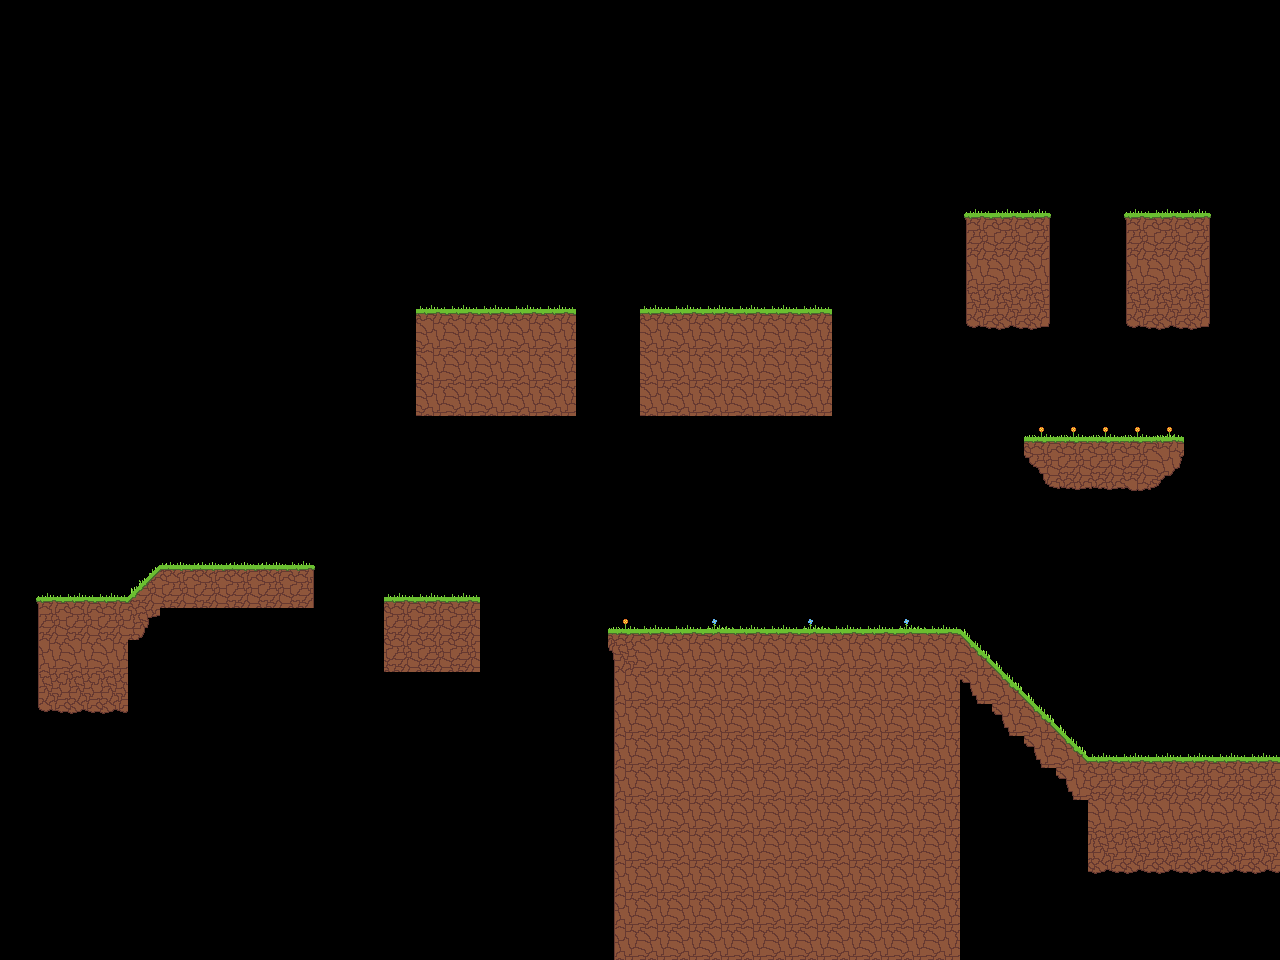

Below is a game level as drawn by its tile map, then a one-line description and the .tmx file that defines it, in full:
An orthogonal 40x30 tile map with 32x32 px tiles, 2 tile layers (Tile Layer 1, Tile Layer 2) and 23 objects.

<map version="1.5" tiledversion="2021.03.23" orientation="orthogonal" renderorder="right-down" width="40" height="30" tilewidth="32" tileheight="32" infinite="0" nextlayerid="9" nextobjectid="27">
 <tileset firstgid="1" source="platformer_32_full.tsx" />
 <layer id="1" name="Tile Layer 1" width="40" height="30">
  <data encoding="csv">
0,0,0,0,0,0,0,0,0,0,0,0,0,0,0,0,0,0,0,0,0,0,0,0,0,0,0,0,0,0,0,0,0,0,0,0,0,0,0,0,
0,0,0,0,0,0,0,0,0,0,0,0,0,0,0,0,0,0,0,0,0,0,0,0,0,0,0,0,0,0,0,0,0,0,0,0,0,0,0,0,
0,0,0,0,0,0,0,0,0,0,0,0,0,0,0,0,0,0,0,0,0,0,0,0,0,0,0,0,0,0,0,0,0,0,0,0,0,0,0,0,
0,0,0,0,0,0,0,0,0,0,0,0,0,0,0,0,0,0,0,0,0,0,0,0,0,0,0,0,0,0,0,0,0,0,0,0,0,0,0,0,
0,0,0,0,0,0,0,0,0,0,0,0,0,0,0,0,0,0,0,0,0,0,0,0,0,0,0,0,0,0,0,0,0,0,0,0,0,0,0,0,
0,0,0,0,0,0,0,0,0,0,0,0,0,0,0,0,0,0,0,0,0,0,0,0,0,0,0,0,0,0,0,0,0,0,0,0,0,0,0,0,
0,0,0,0,0,0,0,0,0,0,0,0,0,0,0,0,0,0,0,0,0,0,0,0,0,0,0,0,0,0,0,0,0,0,0,0,0,0,0,0,
0,0,0,0,0,0,0,0,0,0,0,0,0,0,0,0,0,0,0,0,0,0,0,0,0,0,0,0,0,0,0,0,0,0,0,0,0,0,0,0,
0,0,0,0,0,0,0,0,0,0,0,0,0,0,0,0,0,0,0,0,0,0,0,0,0,0,0,0,0,0,0,0,0,0,0,0,0,0,0,0,
0,0,0,0,0,0,0,0,0,0,0,0,0,20,20,20,20,20,0,0,20,20,20,20,20,20,0,0,0,0,0,0,0,0,0,0,0,0,0,0,
0,0,0,0,0,0,0,0,0,0,0,0,0,38,38,38,38,38,0,0,38,38,38,38,38,38,0,0,0,0,0,0,0,0,0,0,0,0,0,0,
0,0,0,0,0,0,0,0,0,0,0,0,0,38,38,38,38,38,0,0,38,38,38,38,38,38,0,0,0,0,0,0,0,0,0,0,0,0,0,0,
0,0,0,0,0,0,0,0,0,0,0,0,0,38,38,38,38,38,0,0,38,38,38,38,38,38,0,0,0,0,0,0,0,0,0,0,0,0,0,0,
0,0,0,0,0,0,0,0,0,0,0,0,0,0,0,0,0,0,0,0,0,0,0,0,0,0,0,0,0,0,0,0,5,5,5,5,5,0,0,0,
0,0,0,0,0,0,0,0,0,0,0,0,0,0,0,0,0,0,0,0,0,0,0,0,0,0,0,0,0,0,0,0,69,29,29,29,33,0,0,0,
0,0,0,0,0,0,0,0,0,0,0,0,0,0,0,0,0,0,0,0,0,0,0,0,0,0,0,0,0,0,0,0,78,65,65,74,42,89,0,0,
0,0,0,0,0,0,0,0,0,0,0,0,0,0,0,0,0,0,0,0,0,0,0,0,0,0,0,0,0,0,0,0,0,0,0,89,89,0,0,0,
0,0,0,0,15,11,11,11,11,21,0,0,0,0,0,0,0,0,0,0,0,0,0,0,0,0,0,0,0,0,0,0,0,0,0,0,89,0,0,0,
0,19,20,20,23,29,29,29,29,30,0,0,20,20,20,0,0,0,0,0,0,0,0,0,0,0,0,0,0,0,0,0,0,0,0,0,0,0,0,0,
0,28,29,29,32,0,0,0,0,0,0,0,29,29,29,0,0,0,0,5,20,20,20,20,20,20,20,20,20,20,50,0,0,0,0,0,0,0,0,0,
0,37,38,38,0,0,0,0,0,0,0,0,29,29,29,0,0,0,0,125,38,38,38,38,38,38,38,38,38,38,59,50,0,0,0,0,0,0,0,0,
0,46,47,47,0,0,0,0,0,0,0,0,0,0,0,0,0,0,0,37,38,38,38,38,38,38,38,38,38,38,68,59,50,0,0,0,0,0,0,0,
0,55,56,56,0,0,0,0,0,0,0,0,0,0,0,0,0,0,0,37,38,38,38,38,38,38,38,38,38,38,89,68,59,50,0,0,0,0,0,0,
0,0,0,0,0,0,0,0,0,0,0,0,0,0,0,0,0,0,0,37,38,38,38,38,38,38,38,38,38,38,0,0,68,59,20,20,20,20,20,20,
0,0,0,0,0,0,0,0,0,0,0,0,0,0,0,0,0,0,0,37,38,38,38,38,38,38,38,38,38,38,0,0,0,68,29,29,29,29,29,29,
0,0,0,0,0,0,0,0,0,0,0,0,0,0,0,0,0,0,0,37,38,38,38,38,38,38,38,38,38,38,0,0,0,0,38,38,38,38,38,38,
0,0,0,0,0,0,0,0,0,0,0,0,0,0,0,0,0,0,0,37,38,38,38,38,38,38,38,38,38,38,0,0,0,0,47,47,47,47,47,47,
0,0,0,0,0,0,0,0,0,0,0,0,0,0,0,0,0,0,0,37,38,38,38,38,38,38,38,38,38,38,0,0,0,0,56,56,56,56,56,56,
0,0,0,0,0,0,0,0,0,0,0,0,0,0,0,0,0,0,0,37,38,38,38,38,38,38,38,38,38,38,0,0,0,0,0,0,0,0,0,0,
0,0,0,0,0,0,0,0,0,0,0,0,0,0,0,0,0,0,0,37,38,38,38,38,38,38,38,38,38,38,0,0,0,0,0,0,0,0,0,0
</data>
 </layer>
 <layer id="2" name="Tile Layer 2" width="40" height="30">
  <data encoding="csv">
0,0,0,0,0,0,0,0,0,0,0,0,0,0,0,0,0,0,0,0,0,0,0,0,0,0,0,0,0,0,0,0,0,0,0,0,0,0,0,0,
0,0,0,0,0,0,0,0,0,0,0,0,0,0,0,0,0,0,0,0,0,0,0,0,0,0,0,0,0,0,0,0,0,0,0,0,0,0,0,0,
0,0,0,0,0,0,0,0,0,0,0,0,0,0,0,0,0,0,0,0,0,0,0,0,0,0,0,0,0,0,0,0,0,0,0,0,0,0,0,0,
0,0,0,0,0,0,0,0,0,0,0,0,0,0,0,0,0,0,0,0,0,0,0,0,0,0,0,0,0,0,0,0,0,0,0,0,0,0,0,0,
0,0,0,0,0,0,0,0,0,0,0,0,0,0,0,0,0,0,0,0,0,0,0,0,0,0,0,0,0,0,0,0,0,0,0,0,0,0,0,0,
0,0,0,0,0,0,0,0,0,0,0,0,0,0,0,0,0,0,0,0,0,0,0,0,0,0,0,0,0,0,0,0,0,0,0,0,0,0,0,0,
0,0,0,0,0,0,0,0,0,0,0,0,0,0,0,0,0,0,0,0,0,0,0,0,0,0,0,0,0,0,19,20,21,0,0,19,20,21,0,0,
0,0,0,0,0,0,0,0,0,0,0,0,0,0,0,0,0,0,0,0,0,0,0,0,0,0,0,0,0,0,28,29,30,0,0,28,29,30,0,0,
0,0,0,0,0,0,0,0,0,0,0,0,0,0,0,0,0,0,0,0,0,0,0,0,0,0,0,0,0,0,37,38,39,0,0,37,38,39,0,0,
0,0,0,0,0,0,0,0,0,0,0,0,0,0,0,0,0,0,0,0,0,0,0,0,0,0,0,0,0,0,46,47,48,0,0,46,47,48,0,0,
0,0,0,0,0,0,0,0,0,0,0,0,0,0,0,0,0,0,0,0,0,0,0,0,0,0,0,0,0,0,55,56,57,0,0,55,56,57,0,0,
0,0,0,0,0,0,0,0,0,0,0,0,0,0,0,0,0,0,0,0,0,0,0,0,0,0,0,0,0,0,0,0,0,0,0,0,0,0,0,0,
0,0,0,0,0,0,0,0,0,0,0,0,0,0,0,0,0,0,0,0,0,0,0,0,0,0,0,0,0,0,0,0,0,0,0,0,0,0,0,0,
0,0,0,0,0,0,0,0,0,0,0,0,0,0,0,0,0,0,0,0,0,0,0,0,0,0,0,0,0,0,0,0,0,0,0,0,22,0,0,0,
0,0,0,0,0,0,0,0,0,0,0,0,0,0,0,0,0,0,0,0,0,0,0,0,0,0,0,0,0,0,0,0,0,0,0,0,0,0,0,0,
0,0,0,0,0,0,0,0,0,0,0,0,0,0,0,0,0,0,0,0,0,0,0,0,0,0,0,0,0,0,0,0,0,0,89,89,89,0,0,0,
0,0,0,0,0,0,0,0,0,0,0,0,0,0,0,0,0,0,0,0,0,0,0,0,0,0,0,0,0,0,0,0,0,0,0,0,89,0,0,0,
0,0,0,0,0,0,0,0,0,0,0,0,0,0,0,0,0,0,0,0,0,0,0,0,0,0,0,0,0,0,0,0,0,0,0,0,89,0,0,0,
0,0,0,0,0,0,0,0,0,0,0,0,0,0,0,0,0,0,0,0,0,0,0,0,0,0,0,0,0,0,0,0,0,0,0,0,0,0,0,0,
0,0,0,0,0,0,0,0,0,0,0,0,0,0,0,0,0,0,0,0,0,0,6,0,0,6,0,0,6,0,0,0,0,0,0,0,0,0,0,0,
0,0,0,0,0,0,0,0,0,0,0,0,0,0,0,0,0,0,0,0,0,0,0,0,0,0,0,0,0,0,0,0,0,0,0,0,0,0,0,0,
0,0,0,0,0,0,0,0,0,0,0,0,0,0,0,0,0,0,0,0,0,0,0,0,0,0,0,0,0,0,0,0,0,0,0,0,0,0,0,0,
0,0,0,0,0,0,0,0,0,0,0,0,0,0,0,0,0,0,0,0,0,0,0,0,0,0,0,0,0,0,0,0,0,0,0,0,0,0,0,0,
0,0,0,0,0,0,0,0,0,0,0,0,0,0,0,0,0,0,0,0,0,0,0,0,0,0,0,0,0,0,0,0,0,0,0,0,0,0,0,0,
0,0,0,0,0,0,0,0,0,0,0,0,0,0,0,0,0,0,0,0,0,0,0,0,0,0,0,0,0,0,0,0,0,0,0,0,0,0,0,0,
0,0,0,0,0,0,0,0,0,0,0,0,0,0,0,0,0,0,0,0,0,0,0,0,0,0,0,0,0,0,0,0,0,0,0,0,0,0,0,0,
0,0,0,0,0,0,0,0,0,0,0,0,0,0,0,0,0,0,0,0,0,0,0,0,0,0,0,0,0,0,0,0,0,0,0,0,0,0,0,0,
0,0,0,0,0,0,0,0,0,0,0,0,0,0,0,0,0,0,0,0,0,0,0,0,0,0,0,0,0,0,0,0,0,0,0,0,0,0,0,0,
0,0,0,0,0,0,0,0,0,0,0,0,0,0,0,0,0,0,0,0,0,0,0,0,0,0,0,0,0,0,0,0,0,0,0,0,0,0,0,0,
0,0,0,0,0,0,0,0,0,0,0,0,0,0,0,0,0,0,0,0,0,0,0,0,0,0,0,0,0,0,0,0,0,0,0,0,0,0,0,0
</data>
 </layer>
 <group id="3" name="objreem">
  <objectgroup id="6" name="posinitplayer">
   <object id="11" x="83.3498" y="575.752">
    <point />
   </object>
  </objectgroup>
  <objectgroup id="4" name="estrellas">
   <object id="4" x="652.632" y="616.718">
    <point />
   </object>
   <object id="5" x="693.498" y="615.48">
    <point />
   </object>
   <object id="6" x="738.08" y="615.48">
    <point />
   </object>
   <object id="7" x="787.616" y="611.765">
    <point />
   </object>
   <object id="8" x="835.913" y="613.003">
    <point />
   </object>
   <object id="9" x="892.879" y="613.003">
    <point />
   </object>
   <object id="10" x="933.746" y="611.765">
    <point />
   </object>
   <object id="23" x="418.02" y="574.778">
    <point />
   </object>
   <object id="26" x="1157.02" y="194.081">
    <point />
   </object>
  </objectgroup>
  <objectgroup id="5" name="gotas">
   <object id="1" x="240.875" y="531.235">
    <point />
   </object>
   <object id="2" x="513.131" y="273.088">
    <point />
   </object>
   <object id="3" x="1154.28" y="728.767">
    <point />
   </object>
   <object id="20" x="1086.93" y="398.139">
    <point />
   </object>
   <object id="21" x="739" y="266.861">
    <point />
   </object>
  </objectgroup>
 </group>
 <group id="7" name="objestaticos">
  <objectgroup id="8" name="suelos">
   <object id="12" x="40.8669" y="600.619">
    <polygon points="0,0 81.7337,0 115.17,-30.9598 272.446,-32.1981 271.207,9.90712 111.455,6.19195 96.5944,35.9133 85.4489,39.6285 84.2105,111.455 -2.47678,108.978" />
   </object>
   <object id="13" x="610.526" y="634.056">
    <polygon points="0,0 345.511,-1.23839 475.542,125.077 665.015,126.316 666.254,240.248 480.495,239.009 478.019,162.229 346.749,43.3437 349.226,321.981 4.95356,323.22" />
   </object>
   <object id="14" x="636.166" y="305.866" width="193.909" height="113.932" />
   <object id="15" x="965.944" y="211.765" width="83.5827" height="113.932" />
   <object id="16" x="1123.22" y="213.003" width="89.1641" height="115.17" />
   <object id="17" x="1027.89" y="433.437" width="151.053" height="79.647" />
   <object id="22" x="415.306" y="312.534" width="162.185" height="108.334" />
   <object id="24" x="381.715" y="595.257" width="98.7355" height="74.7431" />
  </objectgroup>
 </group>
</map>
